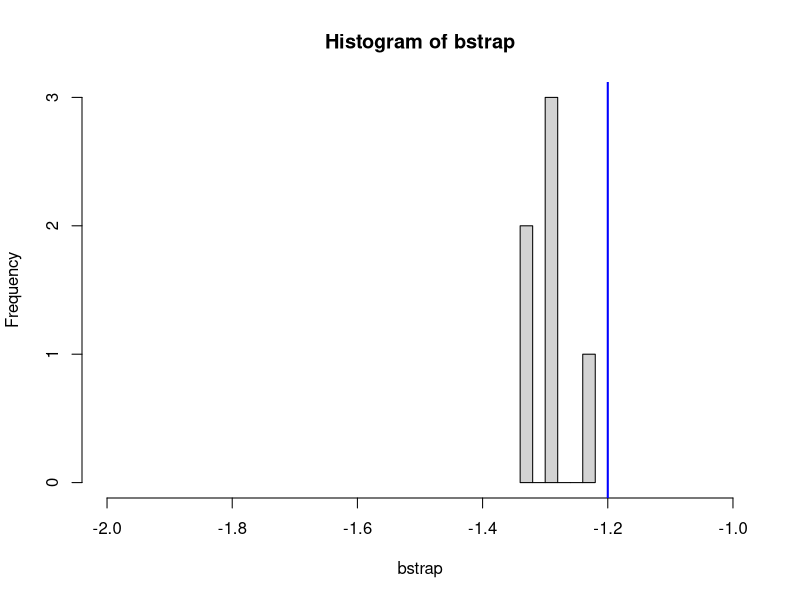

The R script that drew this image:
#This R code is used to take a look at the late night survey data from reef
#elements approximately 2-11 that was collected on LCR the night of July 31
#This is also a "lab guide" for making these types of plots
#I put a lot of notes in this code to highlight "what I'm watching for"

#good ideas here https://ggplot2.tidyverse.org/reference/geom_histogram.html
#https://bbolker.github.io/R-ecology-lesson/04-visualization-ggplot2.html

library("tidyverse")
library("MASS")
library("lubridate")

dat<- read_csv("20180731_surv_el_trans.csv")

dat$Date=mdy("7/31/2018") #need to add the sampling date

dat2<-subset(dat, select =c("Elev", "Transect", "Element_id", "Date"))
#just the columns I want

#if you look through dat2 you see there is a "GS DIRT" listed in transect for row
#217, we don't want to use the "dirt shot" survey points
#for the dirt points use Tom's original data, but that doesn't have the reef elements listed in the data file.

#Two ways to get rid of this row
#Just work with rows 1-216 to not use the last row which is the dirt shot

#dat<- dat[c(1:216),]

#or dplyr way using filter.  Note the != means "is not equal to" so this is #saying to convert dat to a dataframe that only has Transect variables that are
#not equal to GS DIRT

dat2<-filter(dat2,dat2$Transect!=c("GS DIRT"))

#create new dataframe dat2 by mutating dat to create new elment id
#name 11c for the most southern 3 transects of 11b.  These transects
#are the new rock size transects. the notation is 7 or 8 or 9
dat3<-mutate(dat2, Element_id_2 = ifelse(Transect > 6, "11c", Element_id))

#ok this is creating the new Element_id_2 as a factor for use in plotting below
dat3$Element_id_3<-factor(dat3$Element_id_2, 
                          levels =c ("5", "7", "8a", "9b", "10b", "11b", "11c"))

#"5", "7", "8a", "9b", "10b", "11b", "11c"

#look at specific reefs
dat_reef<-filter(dat3, Element_id_3 == "11b")


#############################################################

#Below is a function that is just parked here that can be used to do #bootstrap CI using quantile method which is likely a more appropriate general solution to the CI estimation given the distribution of the data

#https://en.wikipedia.org/wiki/Bootstrapping_(statistics)

bstrap <- c()
for (i in 1:6){
  bstrap <- c(bstrap, mean(sample(dat_reef$Elev,(length(dat_reef$Elev)),replace=T)))}

View(bstrap) #there are your 1000 boot strap samples of cnt
hist(bstrap,xlim=c(-2,-1.0)) #ok what shape are these data now?
abline(v = -1.2, col = "blue", lwd = 2)

mean(bstrap) #here is your mean of the bootstrap
#mean(dat_reef8$Elev) #here is the mean of your original
#lower bound
quantile(bstrap,.025)
#upper bound
quantile(bstrap,.975)

quantile(bstrap,0.8)



# p1<-ggplot(data=bstrap) +
#   aes(Elev) + 
#   #super critical to just call Elev here and not dat$Elev or it goofs up facet_wrap
#   labs(x="Elev", y="Frequency", title="Elevation of rock top surface") +
#   geom_histogram(breaks=seq(-2.5, 0.5, by=0.01)) +
#   xlim(c(-2.5,0.5)) +
#   ylim(c(0,10))

##############################################################
##############################################################
#End function
##############################################################
